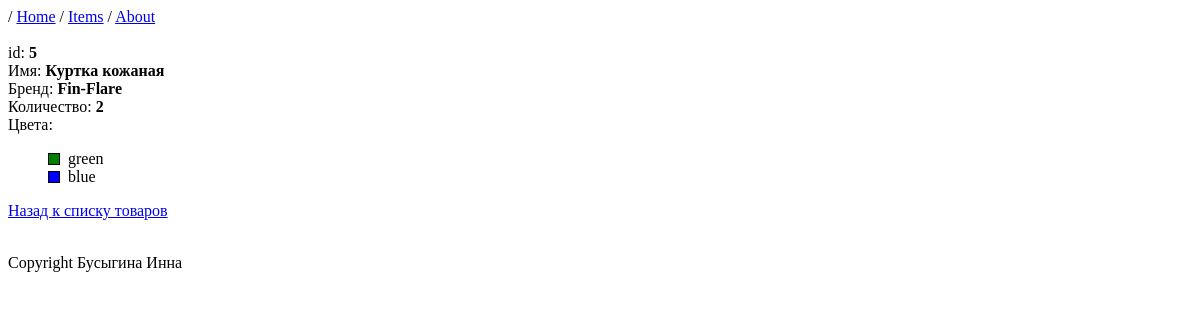
Page /item/5 on the committed database.
### MainApp/models.py (models this page shows, shortened)
class Item(models.Model):
    name = models.CharField(max_length=100)
    brand = models.CharField(max_length=100)
    count = models.PositiveIntegerField()
    note = models.TextField(max_length=200,default="Описание элемента")
    colors = models.ManyToManyField(to=Color)

class Color(models.Model):
    name = models.CharField(max_length=32)

### MainApp/views.py (the view)
# urls.py: path('item/<int:item_id>', views.item_details, name ='item-detail')
def item_details(request, item_id: id):
    try:
        item_db = Item.objects.get(id=item_id)
        return render(request, "item.html", {"item": item_db})
    except ObjectDoesNotExist:
        return HttpResponseNotFound(
            f"""<p>Товар с id={item_id} не найден<br>
            <a href="/items">Назад к списку товаров</a></p>""")

### templates/item.html (shortened to what this page needs)
{% extends 'base.html' %}
{% block style %}
    {% load static %}
    {{ block.super }}
{% endblock %}
{% block content %}
    <div>id: <strong>{{ item.id }}</strong><br></div>
    <div>Имя: <strong>{{ item.name }}</strong><br></div>
    <div>Бренд: <strong>{{ item.brand }}</strong><br></div>
    <div>Количество: <strong>{{ item.count | default:"товар отсутствует"}}</strong><br></div>
    <div>Цвета:
    {% if item.colors.count %}
        <ul class='ul_no_mark'>
        {% for color in item.colors.all %}
            <li><div class='div_color' style="background-color: {{ color.name }}"></div>
            &nbsp;&nbsp;{{ color.name }}</li>
        {% endfor %}
        </ul>
    {% else %}
        <br>&nbsp;&nbsp;Данных по цветам нет
    {% endif %}
    </div>
    <a href="{% url "item-list" %}">Назад к списку товаров</a><br>
{% endblock %}

### static/css/style.css (style rules this page uses)
.ul_no_mark { list-style-type: none; }
.div_color { border: 1px solid #000; width: 10px; height: 10px; margin-top: 3px; float: left; }

### rows in the picture
Item: id "5", name "Куртка кожаная", brand "Fin-Flare", count "2"
Color: name "green"
Color: name "blue"

### other values in the picture
{{ familyname }} "Бусыгина"
{{ name }} "Инна"
